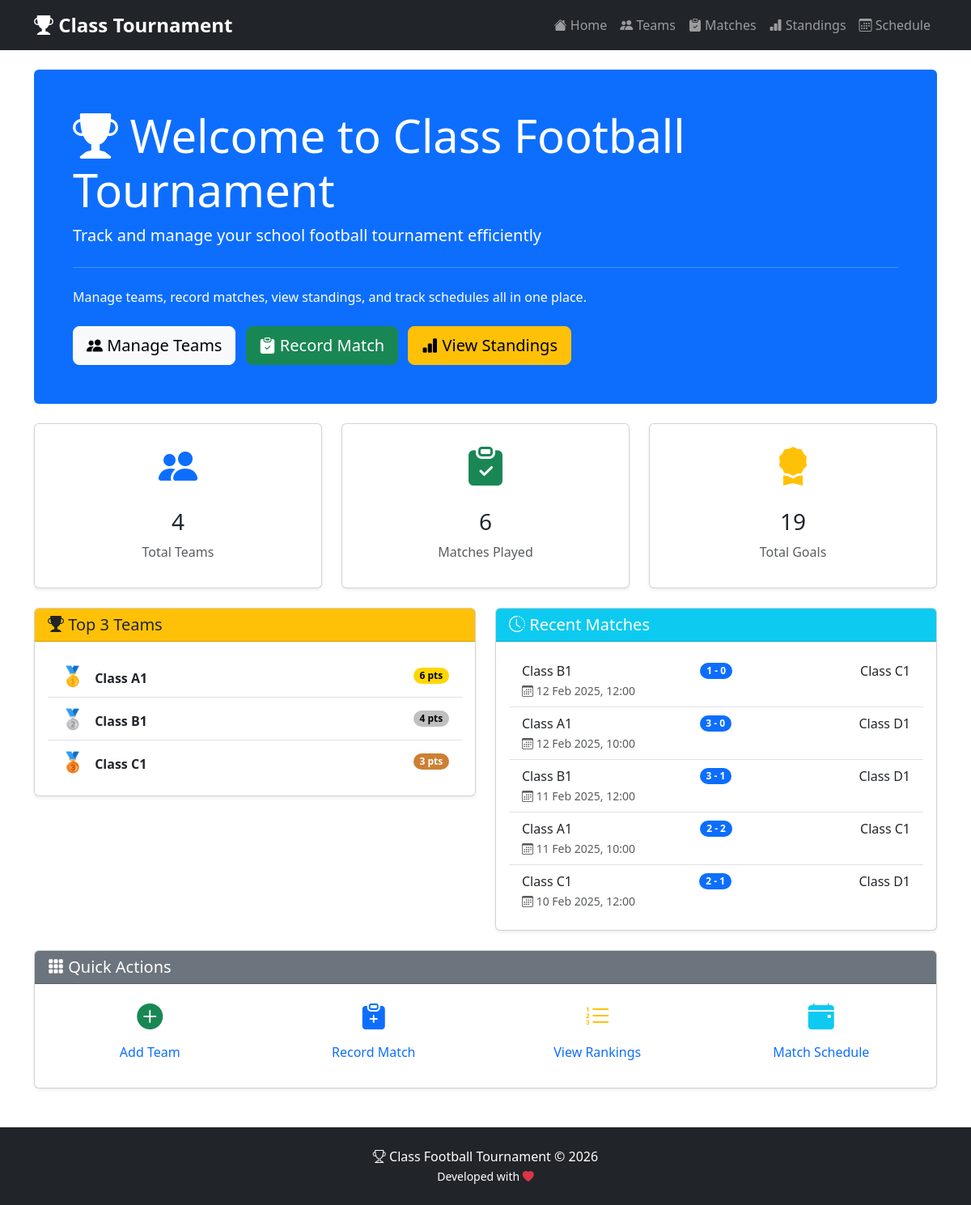
The page / on the database its author committed.
### tables this page shows
CREATE TABLE IF NOT EXISTS teams (
    id INT AUTO_INCREMENT PRIMARY KEY,
    class_name VARCHAR(50) NOT NULL UNIQUE,
    points INT DEFAULT 0,
    goals_scored INT DEFAULT 0,
    goals_conceded INT DEFAULT 0,
    created_at TIMESTAMP DEFAULT CURRENT_TIMESTAMP
);

CREATE TABLE IF NOT EXISTS matches (
    id INT AUTO_INCREMENT PRIMARY KEY,
    team1_id INT NOT NULL,
    team2_id INT NOT NULL,
    team1_goals INT NOT NULL,
    team2_goals INT NOT NULL,
    match_date DATETIME NOT NULL,
    created_at TIMESTAMP DEFAULT CURRENT_TIMESTAMP,
    FOREIGN KEY (team1_id) REFERENCES teams(id) ON DELETE RESTRICT,
    FOREIGN KEY (team2_id) REFERENCES teams(id) ON DELETE RESTRICT
);

### index.php (the view, shortened to what this page needs)
<?php
include 'includes/header.php';
$totalTeams = $pdo->query("SELECT COUNT(*) FROM teams")->fetchColumn();
$totalMatches = $pdo->query("SELECT COUNT(*) FROM matches")->fetchColumn();
$totalGoals = $pdo->query("SELECT SUM(team1_goals + team2_goals) FROM matches")->fetchColumn();
$topTeams = $pdo->query("SELECT * FROM teams ORDER BY points DESC, (goals_scored - goals_conceded) DESC LIMIT 3")->fetchAll();
$recentMatches = $pdo->query("SELECT m.*, t1.class_name as team1_name, t2.class_name as team2_name
    FROM matches m
    JOIN teams t1 ON m.team1_id = t1.id
    JOIN teams t2 ON m.team2_id = t2.id
    ORDER BY m.match_date DESC LIMIT 5")->fetchAll();
?>
<div class="row">
    <div class="col-md-12">
        <div class="jumbotron bg-primary text-white p-5 rounded mb-4">
            <h1 class="display-4"><i class="bi bi-trophy-fill"></i> Welcome to Class Football Tournament</h1>
            <p class="lead">Track and manage your school football tournament efficiently</p>
            <hr class="my-4 bg-white">
            <p>Manage teams, record matches, view standings, and track schedules all in one place.</p>
            <div class="mt-4">
                <a class="btn btn-light btn-lg me-2" href="teams.php" role="button"><i class="bi bi-people-fill"></i> Manage Teams</a>
                <a class="btn btn-success btn-lg me-2" href="matches.php" role="button"><i class="bi bi-clipboard-check-fill"></i> Record Match</a>
                <a class="btn btn-warning btn-lg" href="standings.php" role="button"><i class="bi bi-bar-chart-fill"></i> View Standings</a>
            </div>
        </div>
    </div>
</div>
<div class="row mb-4">
    <div class="col-md-4">
        <div class="card text-center shadow-sm">
            <div class="card-body">
                <i class="bi bi-people-fill text-primary" style="font-size: 3rem;"></i>
                <h3 class="mt-3"><?= $totalTeams ?></h3>
                <p class="text-muted">Total Teams</p>
            </div>
        </div>
    </div>
    <div class="col-md-4">
        <div class="card text-center shadow-sm">
            <div class="card-body">
                <i class="bi bi-clipboard-check-fill text-success" style="font-size: 3rem;"></i>
                <h3 class="mt-3"><?= $totalMatches ?></h3>
                <p class="text-muted">Matches Played</p>
            </div>
        </div>
    </div>
    <div class="col-md-4">
        <div class="card text-center shadow-sm">
            <div class="card-body">
                <i class="bi bi-award-fill text-warning" style="font-size: 3rem;"></i>
                <h3 class="mt-3"><?= $totalGoals ?? 0 ?></h3>
                <p class="text-muted">Total Goals</p>
            </div>
        </div>
    </div>
</div>
<div class="row">
    <div class="col-md-6">
        <div class="card shadow-sm">
            <div class="card-header bg-warning text-dark">
                <h5 class="mb-0"><i class="bi bi-trophy-fill"></i> Top 3 Teams</h5>
            </div>
            <div class="card-body">
                <?php if (count($topTeams) > 0): ?>
                    <div class="list-group list-group-flush">
                        <?php foreach ($topTeams as $index => $team):
                            $badges = ['badge-gold', 'badge-silver', 'badge-bronze'];
                            $icons = ['🥇', '🥈', '🥉'];
                        ?>
                            <div class="list-group-item d-flex justify-content-between align-items-center">
                                <div>
                                    <span class="fs-4 me-2"><?= $icons[$index] ?></span>
                                    <strong><?= htmlspecialchars($team['class_name']) ?></strong>
                                </div>
                                <span class="badge <?= $badges[$index] ?> rounded-pill"><?= $team['points'] ?> pts</span>
                            </div>
                        <?php endforeach; ?>
                    </div>
                <?php else: ?>
                    <p class="text-muted text-center">No teams yet. <a href="teams.php">Add teams</a></p>
                <?php endif; ?>
            </div>
        </div>
    </div>
    <div class="col-md-6">
        <div class="card shadow-sm">
            <div class="card-header bg-info text-white">
                <h5 class="mb-0"><i class="bi bi-clock-history"></i> Recent Matches</h5>
            </div>
            <div class="card-body">
                <?php if (count($recentMatches) > 0): ?>
                    <div class="list-group list-group-flush">
                        <?php foreach ($recentMatches as $match): ?>
                            <div class="list-group-item">
                                <div class="d-flex justify-content-between align-items-center">
                                    <span><?= htmlspecialchars($match['team1_name']) ?></span>
                                    <span class="badge bg-primary rounded-pill"><?= $match['team1_goals'] ?> - <?= $match['team2_goals'] ?></span>
                                    <span><?= htmlspecialchars($match['team2_name']) ?></span>
                                </div>
                                <small class="text-muted"><i class="bi bi-calendar3"></i> <?= date('d M Y, H:i', strtotime($match['match_date'])) ?></small>
                            </div>
                        <?php endforeach; ?>
                    </div>
                <?php else: ?>
                    <p class="text-muted text-center">No matches yet. <a href="matches.php">Record a match</a></p>
                <?php endif; ?>
            </div>
        </div>
    </div>
</div>
<div class="row mt-4">
    <div class="col-md-12">
        <div class="card shadow-sm">
            <div class="card-header bg-secondary text-white">
                <h5 class="mb-0"><i class="bi bi-grid-3x3-gap-fill"></i> Quick Actions</h5>
            </div>
            <div class="card-body">
                <div class="row text-center">
                    <div class="col-md-3">
                        <a href="teams.php" class="text-decoration-none">
                            <i class="bi bi-plus-circle-fill text-success" style="font-size: 2rem;"></i>
                            <p class="mt-2">Add Team</p>
                        </a>
                    </div>
                    <div class="col-md-3">
                        <a href="matches.php" class="text-decoration-none">
                            <i class="bi bi-clipboard-plus-fill text-primary" style="font-size: 2rem;"></i>
                            <p class="mt-2">Record Match</p>
                        </a>
                    </div>
                    <div class="col-md-3">
                        <a href="standings.php" class="text-decoration-none">
                            <i class="bi bi-list-ol text-warning" style="font-size: 2rem;"></i>
                            <p class="mt-2">View Rankings</p>
                        </a>
                    </div>
                    <div class="col-md-3">
                        <a href="schedule.php" class="text-decoration-none">
                            <i class="bi bi-calendar-event-fill text-info" style="font-size: 2rem;"></i>
                            <p class="mt-2">Match Schedule</p>
                        </a>
                    </div>
                </div>
            </div>
        </div>
    </div>
</div>
<?php include 'includes/footer.php'; ?>

### includes/header.php (shortened to what this page needs)
<!DOCTYPE html>
<html lang="en">
<head>
    <link href="https://cdn.jsdelivr.net/npm/bootstrap@5.3.0/dist/css/bootstrap.min.css" rel="stylesheet">
    <link rel="stylesheet" href="https://cdn.jsdelivr.net/npm/bootstrap-icons@1.10.0/font/bootstrap-icons.css">
</head>
<body>
<nav class="navbar navbar-expand-lg navbar-dark bg-dark mb-4">
    <div class="container">
        <a class="navbar-brand" href="index.php"><i class="bi bi-trophy-fill"></i> Class Tournament</a>
        <div class="collapse navbar-collapse" id="navbarNav">
            <ul class="navbar-nav ms-auto">
                <li class="nav-item"><a class="nav-link" href="index.php"><i class="bi bi-house-fill"></i> Home</a></li>
                <li class="nav-item"><a class="nav-link" href="teams.php"><i class="bi bi-people-fill"></i> Teams</a></li>
                <li class="nav-item"><a class="nav-link" href="matches.php"><i class="bi bi-clipboard-check-fill"></i> Matches</a></li>
                <li class="nav-item"><a class="nav-link" href="standings.php"><i class="bi bi-bar-chart-fill"></i> Standings</a></li>
                <li class="nav-item"><a class="nav-link" href="schedule.php"><i class="bi bi-calendar3"></i> Schedule</a></li>
            </ul>
        </div>
    </div>
</nav>
<div class="container">

### includes/footer.php (shortened to what this page needs)
</div>
<footer class="mt-5 py-4 bg-dark text-white">
    <div class="container text-center">
        <p class="mb-0"><i class="bi bi-trophy"></i> Class Football Tournament &copy; <?php echo date('Y'); ?></p>
        <p class="mb-0"><small>Developed with <i class="bi bi-heart-fill text-danger"></i></small></p>
    </div>
</footer>
</body>
</html>

### includes/header.php (style rules this page uses)
.navbar-brand { font-weight: bold; font-size: 1.5rem; }
.card-header { font-weight: bold; }
.badge-gold { background-color: #FFD700; color: #000; }
.badge-silver { background-color: #C0C0C0; color: #000; }
.badge-bronze { background-color: #CD7F32; color: #fff; }

### rows shown on the page
teams: index "🥇", class_name "Class A1", points "6"
teams: index "🥈", class_name "Class B1", points "4"
teams: index "🥉", class_name "Class C1", points "3"
matches: team1.class_name "Class B1", team1_goals "1", team2_goals "0", team2.class_name "Class C1", match_date "12 Feb 2025, 12:00"
matches: team1.class_name "Class A1", team1_goals "3", team2_goals "0", team2.class_name "Class D1", match_date "12 Feb 2025, 10:00"
matches: team1.class_name "Class B1", team1_goals "3", team2_goals "1", team2.class_name "Class D1", match_date "11 Feb 2025, 12:00"
matches: team1.class_name "Class A1", team1_goals "2", team2_goals "2", team2.class_name "Class C1", match_date "11 Feb 2025, 10:00"
matches: team1.class_name "Class C1", team1_goals "2", team2_goals "1", team2.class_name "Class D1", match_date "10 Feb 2025, 12:00"

### other values the page prints
$totalTeams "4"
$totalMatches "6"
$totalGoals "19"
